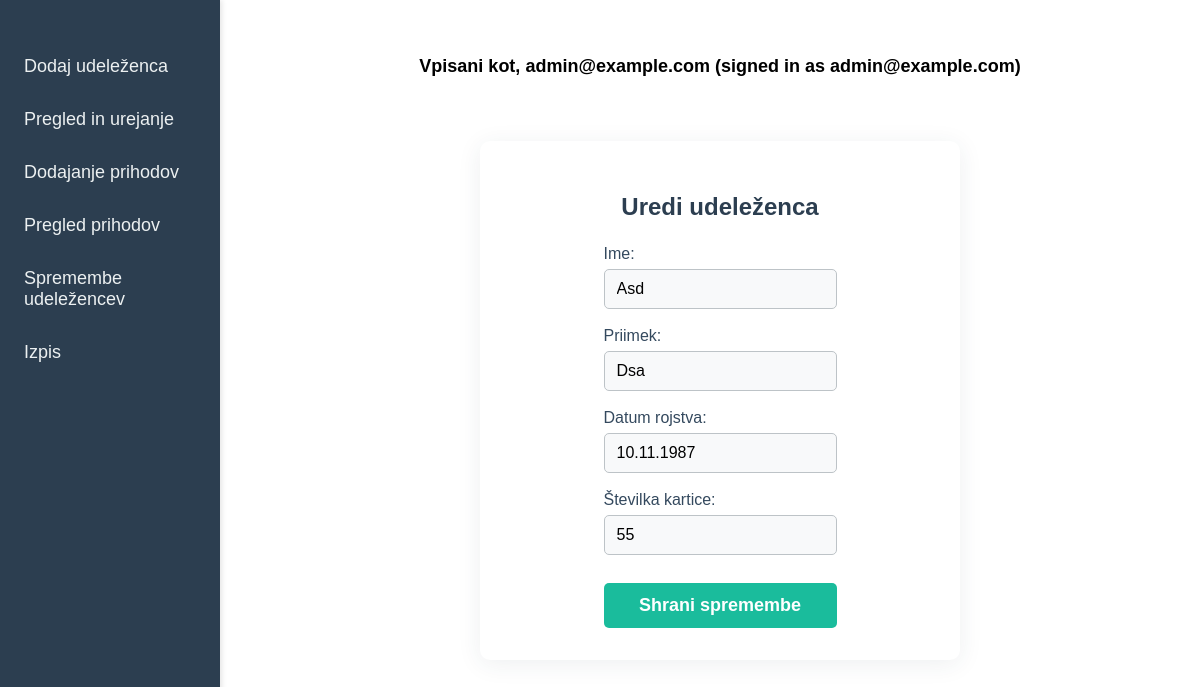
/attendees/edit/3/ (signed in), run on an earlier commit of the app's database.
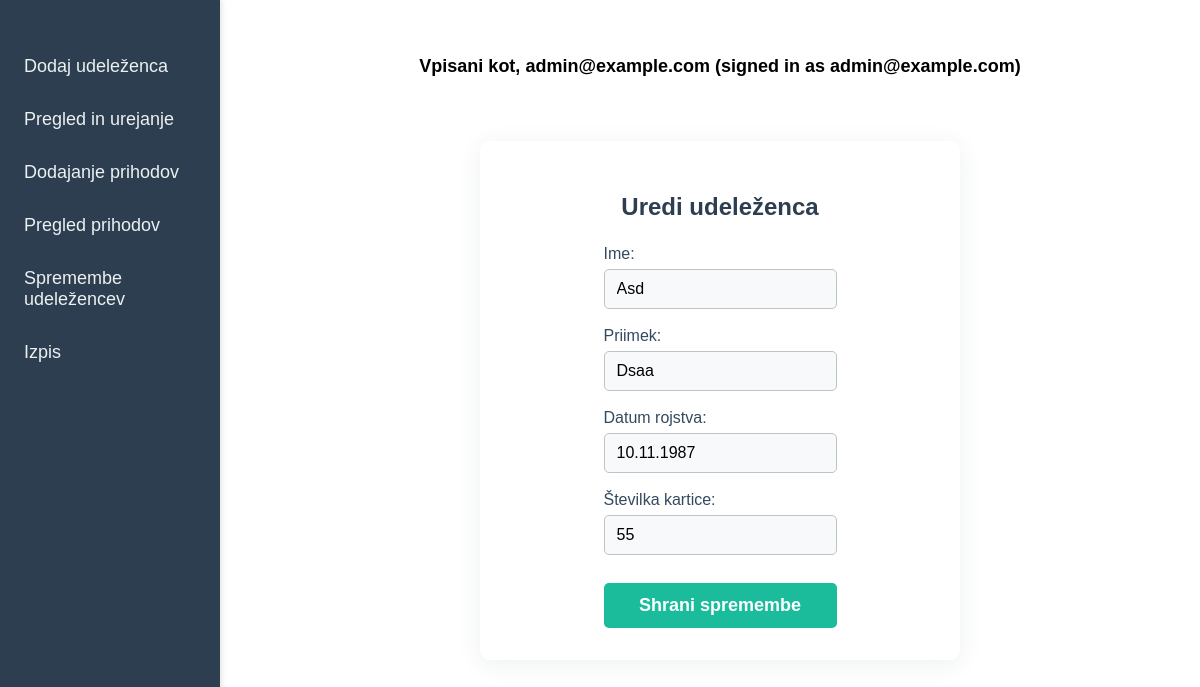
And on a later commit of the database.
### attendees/models.py (models this page shows, shortened)
class Attendee(models.Model):
    first_name = models.CharField(max_length=100)  # Ime
    last_name = models.CharField(max_length=100)   # Priimek
    birth_date = models.DateField()                # Datum rojstva
    card_number = models.CharField(max_length=50, unique=True)  # Številka kartice
    created_at = models.DateTimeField(auto_now_add=True)        # Datum vnosa

### konferenca/views.py (the view)
# urls.py: path('attendees/edit/<int:pk>/', attendee_edit, name='attendee_edit'),
def attendee_edit(request, pk):
    attendee = Attendee.objects.get(pk=pk)
    if request.method == 'POST':
        post_data = request.POST.copy()
        birth_date_str = post_data.get('birth_date')
        if birth_date_str:
            try:
                birth_date = datetime.datetime.strptime(birth_date_str, "%d.%m.%Y").date()
                post_data['birth_date'] = birth_date
            except ValueError:
                messages.error(request, "Datum rojstva ni veljaven. Uporabite obliko DD.MM.YYYY.")
        form = AttendeeForm(post_data, instance=attendee)
        if form.is_valid():
            changed_fields = []
            for field in form.changed_data:
                changed_fields.append(field)
            attendee = form.save()
            from attendees.models import AttendeeChange
            from django.forms.models import model_to_dict
            AttendeeChange.objects.create(
                attendee=attendee,
                action='edit',
                user=request.user if request.user.is_authenticated else None,
                data_snapshot=serialize_for_json(model_to_dict(attendee)),
                changed_fields=changed_fields if changed_fields else None
            )
            messages.success(request, "Udeleženec uspešno posodobljen.")
            return redirect('attendee_list')
        else:
            if 'birth_date' in form.errors:
                messages.error(request, "Datum rojstva ni veljaven.")
    else:
        form = AttendeeForm(instance=attendee)
    return render(request, 'attendee_edit.html', {'form': form, 'attendee': attendee})

### attendees/forms.py
class AttendeeForm(forms.ModelForm):
    class Meta:
        model = Attendee
        fields = ['first_name', 'last_name', 'birth_date', 'card_number']

### konferenca/templates/attendee_edit.html (shortened to what this page needs)
{% extends "base.html" %}
{% block content %}
<div class="form-container">
  <h2>Uredi udeleženca</h2>
  <form method="post">
    <label>Ime:
      <input type="text" name="first_name" value="{{ attendee.first_name }}" required>
    </label>
    <label>Priimek:
      <input type="text" name="last_name" value="{{ attendee.last_name }}" required>
    </label>
    <label>Datum rojstva:
      <input type="text" name="birth_date" value="{{ attendee.birth_date|date:'d.m.Y' }}" placeholder="DD.MM.YYYY" pattern="\d{2}\.\d{2}\.\d{4}" required>
    </label>
    <label>Številka kartice:
      <input type="text" name="card_number" value="{{ attendee.card_number }}" required>
    </label>
    <button type="submit">Shrani spremembe</button>
  </form>
</div>
{% endblock %}

What changed in the data, as far as the page shows it:
changed Attendee "Asd": last_name "Dsa" → "Dsaa"
